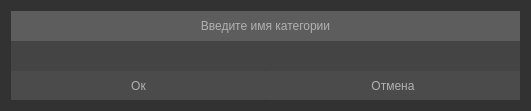
<?xml version="1.0" encoding="UTF-8"?>
<ui version="4.0">
 <class>DirectoryForm</class>
 <widget class="QWidget" name="DirectoryForm">
  <property name="geometry">
   <rect>
    <x>0</x>
    <y>0</y>
    <width>531</width>
    <height>111</height>
   </rect>
  </property>
  <property name="focusPolicy">
   <enum>Qt::StrongFocus</enum>
  </property>
  <property name="windowTitle">
   <string>Form</string>
  </property>
  <property name="styleSheet">
   <string notr="true">font: 12pt &quot;Times New Roman&quot;;
background-color: rgb(50, 50, 50);
color: #b1b1b1;</string>
  </property>
  <layout class="QVBoxLayout" name="verticalLayout_2">
   <property name="spacing">
    <number>0</number>
   </property>
   <item>
    <layout class="QVBoxLayout" name="verticalLayout" stretch="1,1,1">
     <property name="spacing">
      <number>0</number>
     </property>
     <property name="sizeConstraint">
      <enum>QLayout::SetDefaultConstraint</enum>
     </property>
     <item>
      <widget class="QLabel" name="label">
       <property name="sizePolicy">
        <sizepolicy hsizetype="Minimum" vsizetype="Preferred">
         <horstretch>0</horstretch>
         <verstretch>0</verstretch>
        </sizepolicy>
       </property>
       <property name="styleSheet">
        <string notr="true">background-color: rgb(93, 93, 93);</string>
       </property>
       <property name="text">
        <string>Введите имя категории</string>
       </property>
       <property name="alignment">
        <set>Qt::AlignCenter</set>
       </property>
      </widget>
     </item>
     <item>
      <widget class="QLineEdit" name="le_folder_name">
       <property name="minimumSize">
        <size>
         <width>0</width>
         <height>30</height>
        </size>
       </property>
       <property name="styleSheet">
        <string notr="true">background-color: rgb(68, 68, 68);</string>
       </property>
       <property name="inputMask">
        <string/>
       </property>
       <property name="frame">
        <bool>false</bool>
       </property>
      </widget>
     </item>
     <item>
      <layout class="QHBoxLayout" name="horizontalLayout" stretch="1,1">
       <property name="spacing">
        <number>0</number>
       </property>
       <item>
        <widget class="QPushButton" name="btn_ok">
         <property name="sizePolicy">
          <sizepolicy hsizetype="Minimum" vsizetype="Minimum">
           <horstretch>0</horstretch>
           <verstretch>0</verstretch>
          </sizepolicy>
         </property>
         <property name="styleSheet">
          <string notr="true">QPushButton{
	background-color: rgb(75, 75, 75);
	border-radius: 1px;
}
QPushButton:hover {
     background-color: rgb(80,80, 80);
}
QPushButton:pressed {
    background-color: rgb(120,120,120);
}</string>
         </property>
         <property name="text">
          <string>Ок</string>
         </property>
        </widget>
       </item>
       <item>
        <widget class="QPushButton" name="btn_cancel">
         <property name="sizePolicy">
          <sizepolicy hsizetype="Minimum" vsizetype="Minimum">
           <horstretch>0</horstretch>
           <verstretch>0</verstretch>
          </sizepolicy>
         </property>
         <property name="styleSheet">
          <string notr="true">QPushButton{
	background-color: rgb(75, 75, 75);
	border-radius: 1px;
}
QPushButton:hover {
     background-color: rgb(80,80, 80);
}
QPushButton:pressed {
    background-color: rgb(120,120,120);
}</string>
         </property>
         <property name="text">
          <string>Отмена</string>
         </property>
        </widget>
       </item>
      </layout>
     </item>
    </layout>
   </item>
  </layout>
 </widget>
 <resources/>
 <connections/>
</ui>
